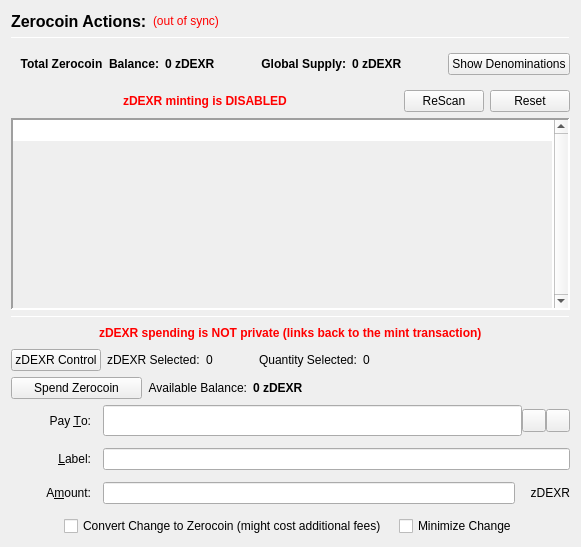
                  <widget class="QFrame" name="verticalFrameLeft">
                   <layout class="QVBoxLayout" name="verticalLayout_2">
                    <item>
                     <layout class="QVBoxLayout" name="verticalLayout_3">
                      <item>
                       <layout class="QHBoxLayout" name="horizontalLayout_3">
                        <item>
                         <widget class="QLabel" name="labelzDEXRActions">
                          <property name="font">
                           <font>
                            <pointsize>12</pointsize>
                            <weight>75</weight>
                            <bold>true</bold>
                           </font>
                          </property>
                          <property name="text">
                           <string>Zerocoin Actions:</string>
                          </property>
                          <property name="alignment">
                           <set>Qt::AlignLeading|Qt::AlignLeft|Qt::AlignVCenter</set>
                          </property>
                         </widget>
                        </item>
                        <item>
                         <widget class="QLabel" name="labelzDEXRSyncStatus">
                          <property name="toolTip">
                           <string>The displayed information may be out of date. Your wallet automatically synchronizes with the DEXERGI network after a connection is established, but this process has not completed yet.</string>
                          </property>
                          <property name="styleSheet">
                           <string notr="true">QLabel { color: red; }</string>
                          </property>
                          <property name="text">
                           <string notr="true">(out of sync)</string>
                          </property>
                          <property name="alignment">
                           <set>Qt::AlignLeading|Qt::AlignLeft|Qt::AlignVCenter</set>
                          </property>
                         </widget>
                        </item>
                        <item>
                         <spacer name="horizontalSpacer">
                          <property name="orientation">
                           <enum>Qt::Horizontal</enum>
                          </property>
                          <property name="sizeHint" stdset="0">
                           <size>
                            <width>40</width>
                            <height>20</height>
                           </size>
                          </property>
                         </spacer>
                        </item>
                       </layout>
                      </item>
                      <item>
                       <widget class="Line" name="lineUpperLeft">
                        <property name="minimumSize">
                         <size>
                          <width>0</width>
                          <height>1</height>
                         </size>
                        </property>
                        <property name="maximumSize">
                         <size>
                          <width>16777215</width>
                          <height>1</height>
                         </size>
                        </property>
                        <property name="frameShadow">
                         <enum>QFrame::Sunken</enum>
                        </property>
                        <property name="orientation">
                         <enum>Qt::Horizontal</enum>
                        </property>
                       </widget>
                      </item>
                      <item>
                       <widget class="QFrame" name="balanceSupplyFrame">
                        <layout class="QHBoxLayout" name="horizontalLayout_2" stretch="0,0,0,1,0">
                         <property name="rightMargin">
                          <number>0</number>
                         </property>
                         <item>
                          <layout class="QHBoxLayout" name="horizontalLayout_34">
                           <item>
                            <widget class="QLabel" name="labelzAvailableText_3">
                             <property name="font">
                              <font>
                               <weight>75</weight>
                               <bold>true</bold>
                              </font>
                             </property>
                             <property name="toolTip">
                              <string>Total Balance including unconfirmed and immature zDEXR</string>
                             </property>
                             <property name="text">
                              <string>Total Zerocoin  Balance:</string>
                             </property>
                             <property name="alignment">
                              <set>Qt::AlignRight|Qt::AlignTrailing|Qt::AlignVCenter</set>
                             </property>
                            </widget>
                           </item>
                           <item>
                            <widget class="QLabel" name="labelzAvailableAmount_4">
                             <property name="minimumSize">
                              <size>
                               <width>40</width>
                               <height>0</height>
                              </size>
                             </property>
                             <property name="font">
                              <font>
                               <weight>75</weight>
                               <bold>true</bold>
                              </font>
                             </property>
                             <property name="toolTip">
                              <string>Total Balance including unconfirmed and immature zDEXR</string>
                             </property>
                             <property name="text">
                              <string>0 zDEXR</string>
                             </property>
                             <property name="alignment">
                              <set>Qt::AlignLeading|Qt::AlignLeft|Qt::AlignVCenter</set>
                             </property>
                            </widget>
                           </item>
                          </layout>
                         </item>
                         <item>
                          <spacer name="horizontalSpacer_32">
                           <property name="orientation">
                            <enum>Qt::Horizontal</enum>
                           </property>
                           <property name="sizeHint" stdset="0">
                            <size>
                             <width>40</width>
                             <height>20</height>
                            </size>
                           </property>
                          </spacer>
                         </item>
                         <item>
                          <layout class="QHBoxLayout" name="horizontalLayout_35">
                           <item>
                            <widget class="QLabel" name="labelZsupplyText_2">
                             <property name="font">
                              <font>
                               <weight>75</weight>
                               <bold>true</bold>
                              </font>
                             </property>
                             <property name="text">
                              <string>Global Supply:</string>
                             </property>
                             <property name="alignment">
                              <set>Qt::AlignRight|Qt::AlignTrailing|Qt::AlignVCenter</set>
                             </property>
                            </widget>
                           </item>
                           <item>
                            <widget class="QLabel" name="labelZsupplyAmount_2">
                             <property name="font">
                              <font>
                               <weight>75</weight>
                               <bold>true</bold>
                              </font>
                             </property>
                             <property name="text">
                              <string>0 zDEXR</string>
                             </property>
                            </widget>
                           </item>
                          </layout>
                         </item>
                         <item>
                          <spacer name="horizontalSpacer_31">
                           <property name="orientation">
                            <enum>Qt::Horizontal</enum>
                           </property>
                           <property name="sizeHint" stdset="0">
                            <size>
                             <width>40</width>
                             <height>20</height>
                            </size>
                           </property>
                          </spacer>
                         </item>
                         <item>
                          <widget class="QPushButton" name="pushButtonShowDenoms">
                           <property name="toolTip">
                            <string>Show zDEXR denominations list</string>
                           </property>
                           <property name="text">
                            <string>Show Denominations</string>
                           </property>
                          </widget>
                         </item>
                        </layout>
                       </widget>
                      </item>
                      <item>
                       <layout class="QHBoxLayout" name="horizontalLayout_4">
                        <item>
                         <spacer name="horizontalSpacer_2">
                          <property name="orientation">
                           <enum>Qt::Horizontal</enum>
                          </property>
                          <property name="sizeHint" stdset="0">
                           <size>
                            <width>40</width>
                            <height>20</height>
                           </size>
                          </property>
                         </spacer>
                        </item>
                        <item>
                         <widget class="QLabel" name="label">
                          <property name="styleSheet">
                           <string notr="true">color: red;
font-weight: bold;</string>
                          </property>
                          <property name="text">
                           <string>zDEXR minting is DISABLED</string>
                          </property>
                         </widget>
                        </item>
                        <item>
                         <spacer name="horizontalSpacer_3">
                          <property name="orientation">
                           <enum>Qt::Horizontal</enum>
                          </property>
                          <property name="sizeHint" stdset="0">
                           <size>
                            <width>40</width>
                            <height>20</height>
                           </size>
                          </property>
                         </spacer>
                        </item>
                        <item>
                         <widget class="QPushButton" name="pushButtonMintReset">
                          <property name="maximumSize">
                           <size>
                            <width>80</width>
                            <height>16777215</height>
                           </size>
                          </property>
                          <property name="toolTip">
                           <string>Rescan the complete blockchain for  Zerocoin mints and their meta-data.</string>
                          </property>
                          <property name="text">
                           <string>ReScan</string>
                          </property>
                         </widget>
                        </item>
                        <item>
                         <widget class="QPushButton" name="pushButtonSpentReset">
                          <property name="maximumSize">
                           <size>
                            <width>80</width>
                            <height>16777215</height>
                           </size>
                          </property>
                          <property name="toolTip">
                           <string>Reset Zerocoin Wallet DB. Deletes transactions that did not make it into the blockchain.</string>
                          </property>
                          <property name="text">
                           <string>Reset</string>
                          </property>
                         </widget>
                        </item>
                       </layout>
                      </item>
                      <item>
                       <widget class="QPlainTextEdit" name="TEMintStatus">
                        <property name="font">
                         <font>
                          <pointsize>8</pointsize>
                         </font>
                        </property>
                        <property name="toolTip">
                         <string>Status and/or Mesages from the last Mint Action.</string>
                        </property>
                        <property name="frameShape">
                         <enum>QFrame::Panel</enum>
                        </property>
                        <property name="frameShadow">
                         <enum>QFrame::Sunken</enum>
                        </property>
                        <property name="lineWidth">
                         <number>2</number>
                        </property>
                        <property name="midLineWidth">
                         <number>2</number>
                        </property>
                        <property name="verticalScrollBarPolicy">
                         <enum>Qt::ScrollBarAlwaysOn</enum>
                        </property>
                        <property name="horizontalScrollBarPolicy">
                         <enum>Qt::ScrollBarAlwaysOff</enum>
                        </property>
                        <property name="readOnly">
                         <bool>true</bool>
                        </property>
                        <property name="plainText">
                         <string notr="true"/>
                        </property>
                        <property name="backgroundVisible">
                         <bool>true</bool>
                        </property>
                       </widget>
                      </item>
                      <item>
                       <widget class="Line" name="line">
                        <property name="minimumSize">
                         <size>
                          <width>0</width>
                          <height>1</height>
                         </size>
                        </property>
                        <property name="maximumSize">
                         <size>
                          <width>16777215</width>
                          <height>1</height>
                         </size>
                        </property>
                        <property name="orientation">
                         <enum>Qt::Horizontal</enum>
                        </property>
                       </widget>
                      </item>
                      <item>
                       <layout class="QHBoxLayout" name="horizontalLayout_7">
                        <item>
                         <spacer name="horizontalSpacer_18">
                          <property name="orientation">
                           <enum>Qt::Horizontal</enum>
                          </property>
                          <property name="sizeHint" stdset="0">
                           <size>
                            <width>40</width>
                            <height>20</height>
                           </size>
                          </property>
                         </spacer>
                        </item>
                        <item>
                         <widget class="QLabel" name="label_2">
                          <property name="styleSheet">
                           <string notr="true">color: red;
font-weight: bold;</string>
                          </property>
                          <property name="text">
                           <string>zDEXR spending is NOT private (links back to the mint transaction)</string>
                          </property>
                         </widget>
                        </item>
                        <item>
                         <spacer name="horizontalSpacer_30">
                          <property name="orientation">
                           <enum>Qt::Horizontal</enum>
                          </property>
                          <property name="sizeHint" stdset="0">
                           <size>
                            <width>40</width>
                            <height>20</height>
                           </size>
                          </property>
                         </spacer>
                        </item>
                       </layout>
                      </item>
                      <item>
                       <layout class="QHBoxLayout" name="horizontalLayout_24">
                        <property name="leftMargin">
                         <number>0</number>
                        </property>
                        <property name="bottomMargin">
                         <number>0</number>
                        </property>
                        <item>
                         <widget class="QPushButton" name="pushButtonZPivControl">
                          <property name="text">
                           <string>zDEXR Control</string>
                          </property>
                         </widget>
                        </item>
                        <item>
                         <widget class="QLabel" name="labelzPivSelected">
                          <property name="text">
                           <string>zDEXR Selected:</string>
                          </property>
                         </widget>
                        </item>
                        <item>
                         <widget class="QLabel" name="labelzPivSelected_int">
                          <property name="text">
                           <string>0</string>
                          </property>
                         </widget>
                        </item>
                        <item>
                         <spacer name="horizontalSpacer_17">
                          <property name="orientation">
                           <enum>Qt::Horizontal</enum>
                          </property>
                          <property name="sizeType">
                           <enum>QSizePolicy::Fixed</enum>
                          </property>
                          <property name="sizeHint" stdset="0">
                           <size>
                            <width>40</width>
                            <height>20</height>
                           </size>
                          </property>
                         </spacer>
                        </item>
                        <item>
                         <widget class="QLabel" name="labelQuantitySelected">
                          <property name="text">
                           <string>Quantity Selected:</string>
                          </property>
                         </widget>
                        </item>
                        <item>
                         <widget class="QLabel" name="labelQuantitySelected_int">
                          <property name="text">
                           <string>0</string>
                          </property>
                         </widget>
                        </item>
                        <item>
                         <spacer name="horizontalSpacer_19">
                          <property name="orientation">
                           <enum>Qt::Horizontal</enum>
                          </property>
                          <property name="sizeHint" stdset="0">
                           <size>
                            <width>40</width>
                            <height>20</height>
                           </size>
                          </property>
                         </spacer>
                        </item>
                       </layout>
                      </item>
                      <item>
                       <layout class="QHBoxLayout" name="horizontalLayout_6">
                        <item>
                         <widget class="QPushButton" name="pushButtonSpendzDEXR">
                          <property name="minimumSize">
                           <size>
                            <width>131</width>
                            <height>0</height>
                           </size>
                          </property>
                          <property name="toolTip">
                           <string>Spend Zerocoin. Without 'Pay To:' address creates payments to yourself.</string>
                          </property>
                          <property name="text">
                           <string>Spend Zerocoin</string>
                          </property>
                         </widget>
                        </item>
                        <item>
                         <widget class="QLabel" name="labelzDEXRBalanceText">
                          <property name="toolTip">
                           <string>Available (mature and spendable) zDEXR for spending</string>
                          </property>
                          <property name="text">
                           <string>Available Balance:</string>
                          </property>
                          <property name="alignment">
                           <set>Qt::AlignRight|Qt::AlignTrailing|Qt::AlignVCenter</set>
                          </property>
                         </widget>
                        </item>
                        <item>
                         <widget class="QLabel" name="labelzAvailableAmount_2">
                          <property name="font">
                           <font>
                            <weight>75</weight>
                            <bold>true</bold>
                           </font>
                          </property>
                          <property name="toolTip">
                           <string>Available (mature and spendable) zDEXR for spending

zDEXR are mature when they have more than 20 confirmations AND more than 2 mints of the same denomination after them were minted</string>
                          </property>
                          <property name="text">
                           <string>0 zDEXR</string>
                          </property>
                          <property name="alignment">
                           <set>Qt::AlignLeading|Qt::AlignLeft|Qt::AlignVCenter</set>
                          </property>
                         </widget>
                        </item>
                        <item>
                         <spacer name="horizontalSpacer_4">
                          <property name="orientation">
                           <enum>Qt::Horizontal</enum>
                          </property>
                          <property name="sizeHint" stdset="0">
                           <size>
                            <width>40</width>
                            <height>20</height>
                           </size>
                          </property>
                         </spacer>
                        </item>
                       </layout>
                      </item>
                      <item>
                       <layout class="QGridLayout" name="gridLayout_7">
                        <property name="spacing">
                         <number>12</number>
                        </property>
                        <item row="0" column="0">
                         <widget class="QLabel" name="payToLabel">
                          <property name="minimumSize">
                           <size>
                            <width>80</width>
                            <height>0</height>
                           </size>
                          </property>
                          <property name="text">
                           <string>Pay &amp;To:</string>
                          </property>
                          <property name="alignment">
                           <set>Qt::AlignRight|Qt::AlignTrailing|Qt::AlignVCenter</set>
                          </property>
                          <property name="buddy">
                           <cstring>payTo</cstring>
                          </property>
                         </widget>
                        </item>
                        <item row="0" column="1">
                         <layout class="QHBoxLayout" name="payToLayout">
                          <property name="spacing">
                           <number>0</number>
                          </property>
                          <item>
                           <widget class="QValidatedLineEdit" name="payTo">
                            <property name="enabled">
                             <bool>true</bool>
                            </property>
                            <property name="minimumSize">
                             <size>
                              <width>0</width>
                              <height>31</height>
                             </size>
                            </property>
                            <property name="toolTip">
                             <string>The DEXERGI address to send the payment to. Creates local payment to yourself when empty.</string>
                            </property>
                           </widget>
                          </item>
                          <item>
                           <widget class="QToolButton" name="addressBookButton">
                            <property name="toolTip">
                             <string>Choose previously used address</string>
                            </property>
                            <property name="text">
                             <string/>
                            </property>
                            <property name="icon">
                             <iconset resource="../dexergi.qrc">
                              <normaloff>:/icons/address-book</normaloff>:/icons/address-book</iconset>
                            </property>
                            <property name="shortcut">
                             <string>Alt+A</string>
                            </property>
                           </widget>
                          </item>
                          <item>
                           <widget class="QToolButton" name="pasteButton">
                            <property name="toolTip">
                             <string>Paste address from clipboard</string>
                            </property>
                            <property name="text">
                             <string/>
                            </property>
                            <property name="icon">
                             <iconset resource="../dexergi.qrc">
                              <normaloff>:/icons/editpaste</normaloff>:/icons/editpaste</iconset>
                            </property>
                            <property name="shortcut">
                             <string>Alt+P</string>
                            </property>
                           </widget>
                          </item>
                         </layout>
                        </item>
                        <item row="1" column="0">
                         <widget class="QLabel" name="labelLabel">
                          <property name="minimumSize">
                           <size>
                            <width>80</width>
                            <height>0</height>
                           </size>
                          </property>
                          <property name="text">
                           <string>&amp;Label:</string>
                          </property>
                          <property name="alignment">
                           <set>Qt::AlignRight|Qt::AlignTrailing|Qt::AlignVCenter</set>
                          </property>
                          <property name="buddy">
                           <cstring>addAsLabel</cstring>
                          </property>
                         </widget>
                        </item>
                        <item row="1" column="1">
                         <widget class="QLineEdit" name="addAsLabel">
                          <property name="toolTip">
                           <string>Enter a label for this address to add it to the list of used addresses</string>
                          </property>
                         </widget>
                        </item>
                        <item row="2" column="0">
                         <widget class="QLabel" name="amountLabel">
                          <property name="minimumSize">
                           <size>
                            <width>80</width>
                            <height>0</height>
                           </size>
                          </property>
                          <property name="text">
                           <string>A&amp;mount:</string>
                          </property>
                          <property name="alignment">
                           <set>Qt::AlignRight|Qt::AlignTrailing|Qt::AlignVCenter</set>
                          </property>
                          <property name="buddy">
                           <cstring>zDEXRpayAmount</cstring>
                          </property>
                         </widget>
                        </item>
                        <item row="2" column="1">
                         <layout class="QHBoxLayout" name="horizontalLayout_9">
                          <property name="spacing">
                           <number>0</number>
                          </property>
                          <item>
                           <widget class="QLineEdit" name="zDEXRpayAmount"/>
                          </item>
                          <item>
                           <widget class="QLabel" name="labelzDEXR">
                            <property name="minimumSize">
                             <size>
                              <width>55</width>
                              <height>0</height>
                             </size>
                            </property>
                            <property name="text">
                             <string>zDEXR</string>
                            </property>
                            <property name="alignment">
                             <set>Qt::AlignRight|Qt::AlignTrailing|Qt::AlignVCenter</set>
                            </property>
                           </widget>
                          </item>
                         </layout>
                        </item>
                        <item row="3" column="0" colspan="2">
                         <layout class="QHBoxLayout" name="horizontalLayout_10">
                          <item>
                           <spacer name="horizontalSpacer_5">
                            <property name="orientation">
                             <enum>Qt::Horizontal</enum>
                            </property>
                            <property name="sizeHint" stdset="0">
                             <size>
                              <width>40</width>
                              <height>20</height>
                             </size>
                            </property>
                           </spacer>
                          </item>
                          <item>
                           <widget class="QCheckBox" name="checkBoxMintChange">
                            <property name="sizePolicy">
                             <sizepolicy hsizetype="MinimumExpanding" vsizetype="Fixed">
                              <horstretch>0</horstretch>
                              <verstretch>0</verstretch>
                             </sizepolicy>
                            </property>
                            <property name="layoutDirection">
                             <enum>Qt::LeftToRight</enum>
                            </property>
                            <property name="text">
                             <string>Convert Change to Zerocoin (might cost additional fees)</string>
                            </property>
                           </widget>
                          </item>
                          <item>
                           <widget class="QCheckBox" name="checkBoxMinimizeChange">
                            <property name="toolTip">
                             <string>If checked, the wallet tries to minimize the returning change instead of minimizing the number of spent denominations.</string>
                            </property>
                            <property name="text">
                             <string>Minimize Change</string>
                            </property>
                           </widget>
                          </item>
                          <item>
                           <spacer name="horizontalSpacer_6">
                            <property name="orientation">
                             <enum>Qt::Horizontal</enum>
                            </property>
                            <property name="sizeHint" stdset="0">
                             <size>
                              <width>40</width>
                              <height>20</height>
                             </size>
                            </property>
                           </spacer>
                          </item>
                         </layout>
                        </item>
                       </layout>
                      </item>
                     </layout>
                    </item>
                   </layout>
                  </widget>
